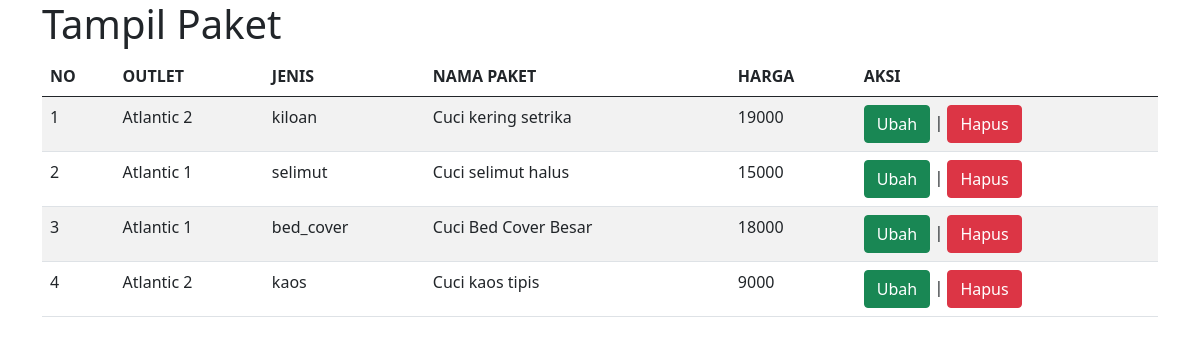
The page /admin/tampil_paket.php on the database its author committed.
### tables this page shows
CREATE TABLE `paket` (
  `id_paket` int(11) NOT NULL,
  `id_outlet` int(11) NOT NULL,
  `jenis` enum('kiloan','selimut','bed_cover','kaos') NOT NULL,
  `nama_paket` varchar(100) NOT NULL,
  `harga` int(11) NOT NULL
);

CREATE TABLE `outlet` (
  `id_outlet` int(11) NOT NULL,
  `nama_outlet` varchar(100) NOT NULL,
  `alamat` text NOT NULL,
  `tlp` varchar(15) NOT NULL
);

### admin/tampil_paket.php (the view, shortened to what this page needs)
<!DOCTYPE html>
<html lang="en">
<head>
  <link href="https://cdn.jsdelivr.net/npm/bootstrap@5.0.2/dist/css/bootstrap.min.css" rel="stylesheet">
</head>
<body>
  <div class="container">
    <h1>Tampil Paket</h1>
    <table class="table table-hover table-striped">
      <thead>
        <tr>
          <th>NO</th>
          <th>OUTLET</th>
          <th>JENIS</th>
          <th>NAMA PAKET</th>
          <th>HARGA</th>
          <th>AKSI</th>
        </tr>
      </thead>
      <tbody>
        <?php
        include "../connect.php";
        $qry_paket = mysqli_query($conn, "select * from paket join outlet on outlet.id_outlet=paket.id_outlet");
        $no = 0;
        while ($data_paket = mysqli_fetch_array($qry_paket)) {
          $no++; ?>
          <tr>
            <td><?= $no ?></td>
            <td><?= $data_paket['nama_outlet'] ?></td>
            <td><?= $data_paket['jenis'] ?></td>
            <td><?= $data_paket['nama_paket'] ?></td>
            <td><?= $data_paket['harga'] ?></td>
            <td>
              <a href="./ubah_paket.php?id_paket=<?= $data_paket['id_paket'] ?>" class="btn btn-success">Ubah</a> |
              <a href="hapus_paket.php?id_paket=<?= $data_paket['id_paket'] ?>" onclick="return confirm('Apakah anda yakin menghapus data ini?')" class="btn btn-danger">Hapus</a>
            </td>
          </tr>
        <?php
        }
        ?>
      </tbody>
    </table>
  </div>
</body>
</html>

### rows shown on the page
paket: id_outlet.nama_outlet "Atlantic 2", jenis "kiloan", nama_paket "Cuci kering setrika", harga "19000"
paket: id_outlet.nama_outlet "Atlantic 1", jenis "selimut", nama_paket "Cuci selimut halus", harga "15000"
paket: id_outlet.nama_outlet "Atlantic 1", jenis "bed_cover", nama_paket "Cuci Bed Cover Besar", harga "18000"
paket: id_outlet.nama_outlet "Atlantic 2", jenis "kaos", nama_paket "Cuci kaos tipis", harga "9000"
